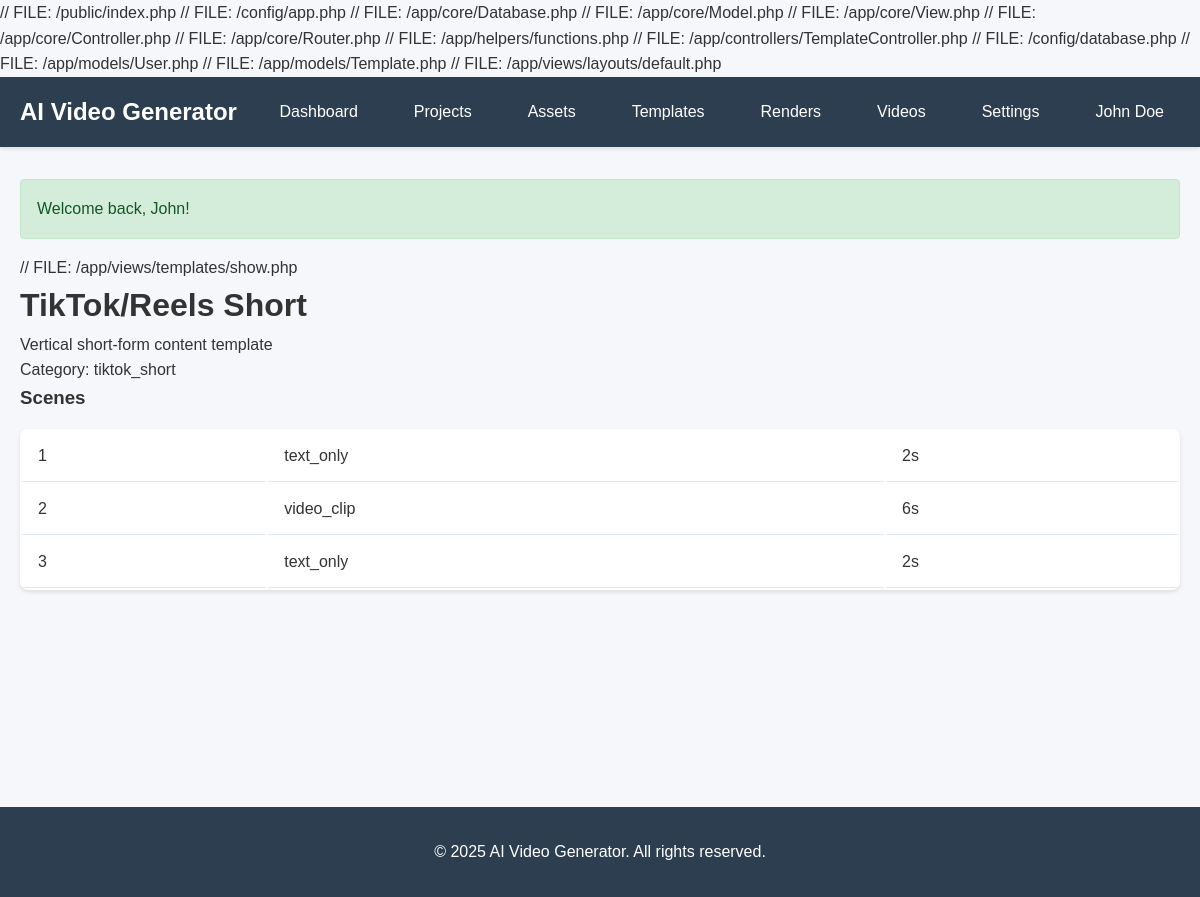
Screenshot of /templates/2 (signed in) with the database file from the repository.
### tables this page shows
CREATE TABLE `templates` (
  `id` INT UNSIGNED NOT NULL AUTO_INCREMENT,
  `tenant_id` INT UNSIGNED DEFAULT NULL COMMENT 'NULL = global template',
  `user_id` INT UNSIGNED DEFAULT NULL,
  `name` VARCHAR(255) NOT NULL,
  `description` TEXT,
  `category` VARCHAR(100) DEFAULT NULL COMMENT 'e.g., product_promo, tiktok_short, youtube_intro',
  `thumbnail_url` VARCHAR(500) DEFAULT NULL,
  `is_public` TINYINT(1) DEFAULT 0,
  `usage_count` INT DEFAULT 0,
  `created_at` TIMESTAMP DEFAULT CURRENT_TIMESTAMP,
  `updated_at` TIMESTAMP DEFAULT CURRENT_TIMESTAMP ON UPDATE CURRENT_TIMESTAMP,
  PRIMARY KEY (`id`),
  KEY `tenant_id` (`tenant_id`),
  KEY `user_id` (`user_id`),
  KEY `category` (`category`),
  CONSTRAINT `fk_templates_tenant` FOREIGN KEY (`tenant_id`) REFERENCES `tenants` (`id`) ON DELETE CASCADE,
  CONSTRAINT `fk_templates_user` FOREIGN KEY (`user_id`) REFERENCES `users` (`id`) ON DELETE SET NULL
);

CREATE TABLE `template_scenes` (
  `id` INT UNSIGNED NOT NULL AUTO_INCREMENT,
  `template_id` INT UNSIGNED NOT NULL,
  `position` INT NOT NULL DEFAULT 0,
  `scene_type` ENUM('text_only', 'text_image', 'image_only', 'video_clip') NOT NULL,
  `duration` INT NOT NULL DEFAULT 5,
  `prompt` TEXT,
  `text_content` TEXT,
  `metadata` TEXT COMMENT 'JSON encoded metadata',
  `created_at` TIMESTAMP DEFAULT CURRENT_TIMESTAMP,
  PRIMARY KEY (`id`),
  KEY `template_id` (`template_id`),
  KEY `position` (`position`),
  CONSTRAINT `fk_template_scenes_template` FOREIGN KEY (`template_id`) REFERENCES `templates` (`id`) ON DELETE CASCADE
);

### public/index.php (called while the page is built, shortened)
<?php
$config = require __DIR__ . '/../config/app.php';
require_once __DIR__ . '/../app/core/Database.php';
require_once __DIR__ . '/../app/core/Model.php';
require_once __DIR__ . '/../app/core/View.php';
require_once __DIR__ . '/../app/core/Controller.php';
require_once __DIR__ . '/../app/core/Router.php';
require_once __DIR__ . '/../app/helpers/functions.php';
$router = new Router();
$router->get('/', 'HomeController', 'index');
$router->get('/login', 'AuthController', 'login');
$router->post('/login', 'AuthController', 'loginPost');
$router->get('/register', 'AuthController', 'register');
$router->post('/register', 'AuthController', 'registerPost');
$router->get('/logout', 'AuthController', 'logout');
$router->get('/dashboard', 'DashboardController', 'index');
$router->get('/projects', 'ProjectController', 'index');
$router->get('/projects/create', 'ProjectController', 'create');
$router->post('/projects/create', 'ProjectController', 'store');
$router->get('/projects/:id', 'ProjectController', 'show');
$router->get('/projects/:id/edit', 'ProjectController', 'edit');
$router->post('/projects/:id/edit', 'ProjectController', 'update');
$router->post('/projects/:id/delete', 'ProjectController', 'delete');
$router->get('/projects/:id/scenes', 'SceneController', 'index');
$router->get('/projects/:id/scenes/create', 'SceneController', 'create');
$router->post('/projects/:id/scenes/create', 'SceneController', 'store');
$router->get('/scenes/:id/edit', 'SceneController', 'edit');
$router->post('/scenes/:id/edit', 'SceneController', 'update');
$router->post('/scenes/:id/delete', 'SceneController', 'delete');
$router->get('/assets', 'AssetController', 'index');
$router->get('/assets/upload', 'AssetController', 'upload');
$router->post('/assets/upload', 'AssetController', 'store');
$router->get('/assets/:id', 'AssetController', 'show');
$router->post('/assets/:id/delete', 'AssetController', 'delete');
$router->get('/templates', 'TemplateController', 'index');
$router->get('/templates/create', 'TemplateController', 'create');
$router->post('/templates/create', 'TemplateController', 'store');
$router->get('/templates/:id', 'TemplateController', 'show');
$router->post('/templates/:id/delete', 'TemplateController', 'delete');
$router->get('/renders', 'RenderController', 'index');
$router->get('/renders/create', 'RenderController', 'create');
$router->post('/renders/create', 'RenderController', 'store');
$router->get('/renders/:id', 'RenderController', 'show');
$router->post('/renders/:id/retry', 'RenderController', 'retry');
$router->get('/videos', 'VideoController', 'index');
$router->get('/videos/:id', 'VideoController', 'show');
$router->get('/videos/:id/download', 'VideoController', 'download');
$router->post('/videos/:id/duplicate', 'VideoController', 'duplicate');
$router->get('/tenant/settings', 'TenantController', 'settings');
$router->post('/tenant/settings', 'TenantController', 'updateSettings');
$router->get('/tenant/brand', 'TenantController', 'brand');
$router->post('/tenant/brand', 'TenantController', 'updateBrand');
$router->get('/users', 'UserController', 'index');
$router->get('/users/create', 'UserController', 'create');
$router->post('/users/create', 'UserController', 'store');
$router->get('/users/:id/edit', 'UserController', 'edit');
$router->post('/users/:id/edit', 'UserController', 'update');
$router->post('/users/:id/delete', 'UserController', 'delete');
$router->get('/subscription', 'SubscriptionController', 'index');
$router->get('/subscription/plans', 'SubscriptionController', 'plans');
$router->post('/subscription/subscribe', 'SubscriptionController', 'subscribe');
$router->get('/subscription/invoices', 'SubscriptionController', 'invoices');
$router->get('/subscription/usage', 'SubscriptionController', 'usage');
$router->get('/admin', 'AdminController', 'index');
$router->get('/admin/tenants', 'AdminController', 'tenants');
$router->get('/admin/plans', 'AdminController', 'plans');
$router->get('/admin/plans/create', 'AdminController', 'createPlan');
$router->post('/admin/plans/create', 'AdminController', 'storePlan');
$router->get('/api-keys', 'ApiKeyController', 'index');
$router->post('/api-keys/generate', 'ApiKeyController', 'generate');
$router->post('/api-keys/:id/revoke', 'ApiKeyController', 'revoke');
$router->post('/api/v1/render', 'ApiController', 'createRenderJob');
$router->get('/api/v1/render/:id', 'ApiController', 'getRenderJob');
$router->get('/analytics', 'AnalyticsController', 'index');
$router->get('/analytics/reports', 'AnalyticsController', 'reports');
$router->dispatch();

### app/views/templates/show.php (the view)
// FILE: /app/views/templates/show.php
<h1><?php echo $this->escape($template['name']); ?></h1>
<p><?php echo $this->escape($template['description']); ?></p>
<p>Category: <?php echo $this->escape($template['category']); ?></p>
<h3>Scenes</h3>
<table class="table">
    <?php foreach ($template['scenes'] as $scene): ?>
        <tr>
            <td><?php echo $scene['position']; ?></td>
            <td><?php echo $scene['scene_type']; ?></td>
            <td><?php echo $scene['duration']; ?>s</td>
        </tr>
    <?php endforeach; ?>
</table>

### app/core/Router.php (shortened to what this page needs)
// FILE: /app/core/Router.php
<?php
class Router
{
    private $routes = [];
    public function get($path, $controller, $method)
    {
        $this->routes['GET'][$path] = ['controller' => $controller, 'method' => $method];
    }
    public function post($path, $controller, $method)
    {
        $this->routes['POST'][$path] = ['controller' => $controller, 'method' => $method];
    }
    public function dispatch()
    {
        $requestMethod = $_SERVER['REQUEST_METHOD'];
        $requestUri = parse_url($_SERVER['REQUEST_URI'], PHP_URL_PATH);
        $basePath = str_replace('/public/index.php', '', $_SERVER['SCRIPT_NAME']);
        $requestUri = str_replace($basePath, '', $requestUri);
        $requestUri = '/' . trim($requestUri, '/');
        foreach ($this->routes[$requestMethod] as $path => $route) {
            $pattern = $this->convertToRegex($path);
            if (preg_match($pattern, $requestUri, $matches)) {
                array_shift($matches);
                $this->executeRoute($route, $matches);
                return;
            }
        }
    }
    private function convertToRegex($path)
    {
        $pattern = preg_replace('/\/:([a-zA-Z0-9_]+)/', '/([a-zA-Z0-9_-]+)', $path);
        return '#^' . $pattern . '$#';
    }
    private function executeRoute($route, $params)
    {
        $methodName = $route['method'];
        $controller = new $controllerName();
        call_user_func_array([$controller, $methodName], $params);
    }
}

### public/css/style.css (style rules this page uses)
* { margin: 0; padding: 0; box-sizing: border-box; }
body { font-family: 'Arial', sans-serif; font-size: 16px; line-height: 1.6; color: #333; background: #f5f7fa; }
.table { width: 100%; background: white; border-radius: 8px; overflow: hidden; box-shadow: 0 2px 4px rgba(0,0,0,0.1); margin: 1rem 0; }
.table th, .table td { padding: 1rem; text-align: left; border-bottom: 1px solid #e1e8ed; }

### rows the page displays
templates: name "TikTok/Reels Short", description "Vertical short-form content template", category "tiktok_short"
template_scenes: position "1", scene_type "text_only", duration "2"
template_scenes: position "2", scene_type "video_clip", duration "6"
template_scenes: position "3", scene_type "text_only", duration "2"

### other values shown
$this->escape($_SESSION['user_name'] ?? 'User') "John Doe"
